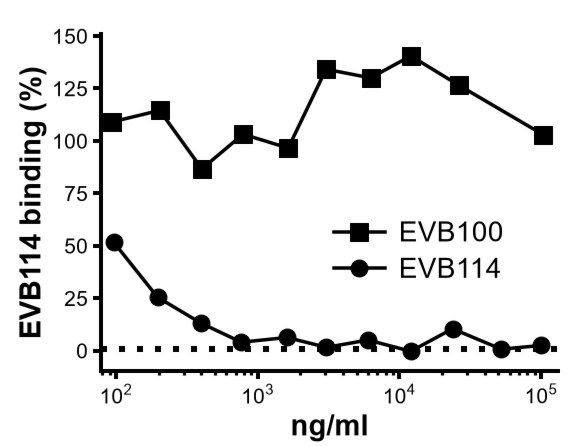
#> input picture examples/er_bw__ansuvimab_1_2_0__p01__v5.png, 586 x 446 px
$ python 3_segment_detection_v2.py --image ../examples/er_bw__ansuvimab_1_2_0__p01__v5.png   (older library calls are emulated)
#> lines starting #> are read from the running program, lines starting #| are printed output that depends on the picture; after the words box and inside, x2 and y2 are one past the last pixel; in counts of white or black regions, pixels touching at a corner belong together
#> in main, img_bgr is the input picture: shape (446, 586, 3); min 0, max 255, mean 235.7
"""
segment_detector.py
===================
Self-contained line-segment detector for scientific charts.

ALGORITHM
---------
  Step 1. Binarise          — threshold to get foreground (black) pixels
  Step 2. Directional probe — for each fg pixel, probe in 24 directions;
                              compute linearity = max_run / perp_run
  Step 3. Segment mask      — keep pixels with linearity >= threshold
                              (rejects marker blobs)
  Step 4. Direction cluster — group segment pixels by direction + connectivity
  Step 5+6. Group→Fit→Extend (single non-iterative step):
              a. Compute PCA segment per cluster (raw fits)
              b. Union-find: group collinear raw segments
              c. Validate groups (anti-chain-drift): use longest member as
                 reference; reject members whose angle or perpendicular
                 distance drifts beyond tolerance
              d. For each validated group, collect ALL pixels → fit ONE PCA
              e. Extend each group-fitted segment along the foreground once
  Step 7. Deduplication     — remove sub-segments that are truly contained
                              within a longer same-line segment
                              (parallel segments are NEVER removed)

USAGE (command line)
--------------------
  # Detect segments in a single image and save visualisation:
  python segment_detector.py --image path/to/chart.png

  # Save results to a specific output directory:
  python segment_detector.py --image path/to/chart.png --out-dir ./results

  # Print detected segments as JSON to stdout (no visualisation):
  python segment_detector.py --image path/to/chart.png --json

  # Tune parameters:
  python segment_detector.py --image chart.png \\
      --binary-thresh 180 \\
      --probe-radius 12 \\
      --linearity-thresh 2.0 \\
      --perp-tol 2.0 \\
      --gap-tol 8.0 \\
      --angle-tol 8.0 \\
      --max-gap 4

PYTHON API
----------
  from segment_detector import detect, detect_debug

  # Simple: returns list of (x1, y1, x2, y2) tuples
  import cv2
  img = cv2.imread('chart.png')
  segments = detect(img)

  # Debug: returns dict with all intermediate results
  result = detect_debug(img)
  segments   = result['segments']       # final (x1,y1,x2,y2) list
  fg_mask    = result['fg_mask']        # Step 1 binary mask
  seg_mask   = result['seg_mask']       # Step 3 linearity mask
  clusters   = result['clusters']       # Step 4 pixel clusters
  segs_raw   = result['segments_raw']   # Step 5a raw PCA segments
  segs_group = result['segments_grouped'] # Step 5d group-fitted segments
"""
from __future__ import annotations
import argparse
import json
import math
import os
import sys
from collections import defaultdict

import cv2
import numpy as np


# ══════════════════════════════════════════════════════════════════════════════
#  PARAMETERS  (all overridable via detect() kwargs or CLI flags)
# ══════════════════════════════════════════════════════════════════════════════
BINARY_THRESH    = 180    # global threshold (0-255); pixels darker than this are fg
PROBE_RADIUS     = 12     # directional probe half-length in pixels
N_DIRECTIONS     = 24     # number of probe directions (evenly spaced over 180°)
LINEARITY_THRESH = 2.0    # min linearity score to classify pixel as segment
MIN_RUN          = 3      # min run length in best direction
DIR_BIN_TOLERANCE = 1     # direction bin tolerance for clustering (bins of 7.5°)
MIN_CLUSTER_PX   = 3      # min pixels per cluster
MIN_SEG_LEN      = 5.0    # min segment length (px)
MIN_ELONGATION   = 1.5    # min PCA eigenvalue ratio for a cluster to be a line

# Merge tolerances
MERGE_PERP_TOL   = 2.0    # max perpendicular distance to merge two segments (px)
MERGE_GAP_TOL    = 8.0    # max gap along line direction to merge (px)
MERGE_ANGLE_TOL  = 8.0    # max angle difference to merge (degrees)

# Extension
EXTEND_MAX_GAP   = 4      # max consecutive background pixels during extension

# Deduplication
DEDUP_DIST_TOL         = 2.0   # max perp distance to consider same-line duplicate (px)
DEDUP_ANGLE_TOL        = 12.0  # max angle difference for dedup
DEDUP_CONTAINMENT      = 0.85  # min fraction of B inside A to remove B
DEDUP_EXTENSION_RATIO  = 1.5   # A must be >= this × longer than B


# ══════════════════════════════════════════════════════════════════════════════
#  STEP 1: BINARISE
# ══════════════════════════════════════════════════════════════════════════════
def _binarise(img_bgr: np.ndarray, thresh: int = BINARY_THRESH) -> np.ndarray:
    """Return binary foreground mask (1 = dark/foreground, 0 = background)."""
#> called with thresh = 180
    gray = cv2.cvtColor(img_bgr, cv2.COLOR_BGR2GRAY)
    adaptive = cv2.adaptiveThreshold(
        gray, 255, cv2.ADAPTIVE_THRESH_GAUSSIAN_C,
        cv2.THRESH_BINARY_INV, blockSize=31, C=15)
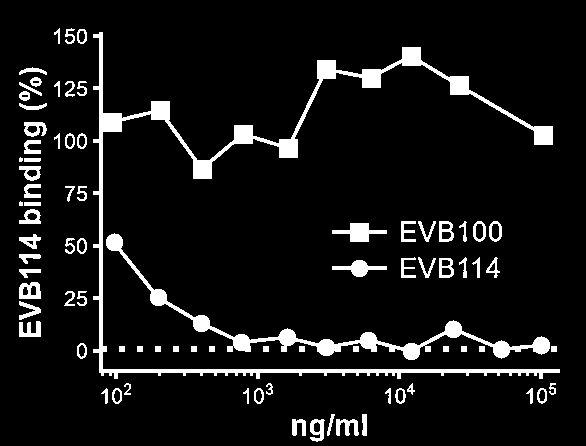
#> adaptive: shape (446, 586); 7.9% white; 82 white regions (2 under 20 px), largest, box (x1, y1, x2, y2) and area: (93, 32, 560, 379) 8692, (106, 233, 550, 360) 4032, (332, 223, 387, 242) 505
    _, global_bin = cv2.threshold(gray, thresh, 255, cv2.THRESH_BINARY_INV)
#> global_bin: shape (446, 586); 8.1% white; 81 white regions (2 under 20 px), largest, box (x1, y1, x2, y2) and area: (93, 32, 560, 379) 8742, (105, 233, 557, 361) 4306, (332, 223, 387, 242) 505
    combined = cv2.bitwise_or(adaptive, global_bin)
    return (combined > 0).astype(np.uint8)


# ══════════════════════════════════════════════════════════════════════════════
#  STEP 2: DIRECTIONAL LINE PROBING
# ══════════════════════════════════════════════════════════════════════════════
def _make_line_kernels(n_dirs: int, radius: int) -> list[np.ndarray]:
    """Create (2*radius+1)×(2*radius+1) line kernels for each of n_dirs directions."""
    kernels = []
    size = 2 * radius + 1
    centre = radius
    for i in range(n_dirs):
        angle = math.pi * i / n_dirs
        kernel = np.zeros((size, size), dtype=np.float32)
        dx = math.cos(angle)
        dy = math.sin(angle)
        for t_sign in [1, -1]:
            for t in range(radius + 1):
                x = int(round(centre + t_sign * t * dx))
                y = int(round(centre + t_sign * t * dy))
                if 0 <= x < size and 0 <= y < size:
                    kernel[y, x] = 1.0
        kernels.append(kernel)
    return kernels


def _directional_runs(fg_mask: np.ndarray, n_dirs: int, radius: int):
    """
    For each foreground pixel, compute the number of foreground pixels within
    radius steps in each of n_dirs directions.

    Returns:
      max_run      (H, W) — maximum run count across all directions
      best_dir_idx (H, W) — direction index with the maximum run
      all_runs     (H, W, n_dirs) — run count per direction
    """
#> called with n_dirs = 24, radius = 12
    fg = fg_mask.astype(np.float32)
    kernels = _make_line_kernels(n_dirs, radius)
    H, W = fg.shape
    all_runs = np.zeros((H, W, n_dirs), dtype=np.float32)
    for i, kernel in enumerate(kernels):
        all_runs[:, :, i] = cv2.filter2D(
            fg, cv2.CV_32F, kernel, borderType=cv2.BORDER_CONSTANT)
    max_run = all_runs.max(axis=2)
    best_dir_idx = all_runs.argmax(axis=2)
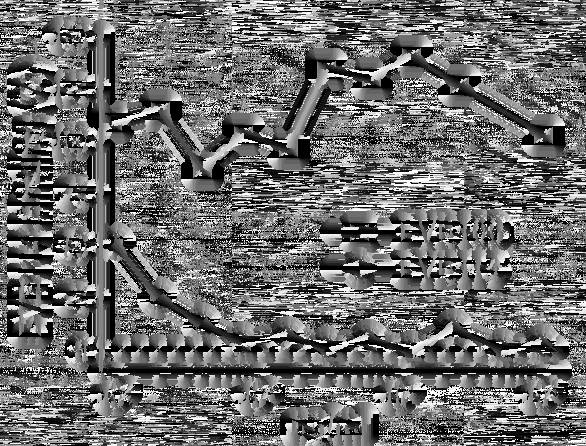
#> best_dir_idx: shape (446, 586) int64; min 0, max 23, mean 9.9; drawn with min black and max white
    return max_run, best_dir_idx, all_runs


# ══════════════════════════════════════════════════════════════════════════════
#  STEP 3: CLASSIFY PIXELS → SEGMENT MASK
# ══════════════════════════════════════════════════════════════════════════════
def _classify_pixels(fg_mask, max_run, best_dir_idx, all_runs,
                     linearity_thresh, min_run, n_dirs) -> tuple[np.ndarray, np.ndarray]:
    """
    A foreground pixel is a 'segment pixel' if:
      linearity = max_run / (perp_run + 1) >= linearity_thresh
      AND max_run >= min_run

    perp_run = run count in the direction perpendicular to best_dir.
    High linearity → pixel lies on a thin line.
    Low linearity  → pixel is part of a blob (marker).
    """
#> called with all_runs = array of shape (446, 586, 24), linearity_thresh = 2, min_run = 3, n_dirs = 24
    H, W = fg_mask.shape
    perp_idx = (best_dir_idx + n_dirs // 2) % n_dirs
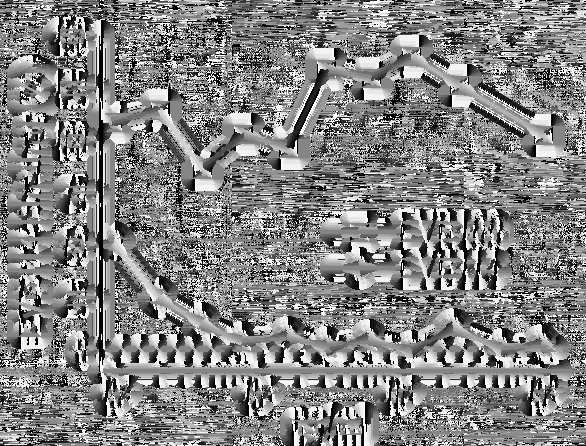
#> perp_idx: shape (446, 586) int64; min 0, max 23, mean 11.9; drawn with min black and max white
    rows = np.arange(H)[:, None].repeat(W, axis=1)
    cols = np.arange(W)[None, :].repeat(H, axis=0)
    perp_run = all_runs[rows, cols, perp_idx]
    linearity = max_run / (perp_run + 1.0)
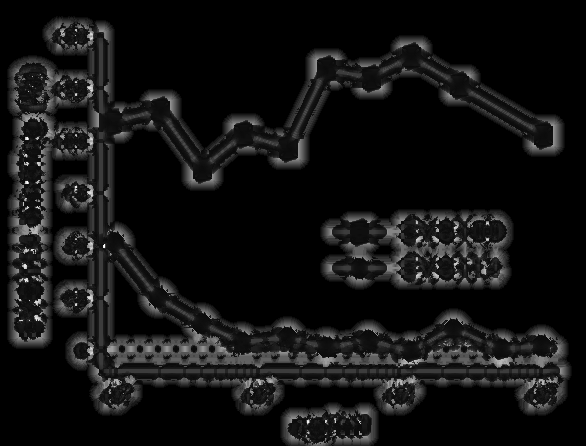
#> linearity: shape (446, 586) float32; min -8.88e-16, max 21, mean 1.5; drawn with min black and max white
    seg_mask = ((fg_mask > 0) &
                (max_run >= min_run) &
                (linearity >= linearity_thresh)).astype(np.uint8)
#> seg_mask: shape (446, 586); values 0 (black) and 1 (white), 3.5% white; 384 white regions (323 under 20 px), largest, box (x1, y1, x2, y2) and area: (93, 244, 560, 375) 2414, (98, 130, 106, 244) 440, (466, 88, 537, 133) 324
    return seg_mask, linearity


# ══════════════════════════════════════════════════════════════════════════════
#  STEP 4: DIRECTION-BASED CLUSTERING
# ══════════════════════════════════════════════════════════════════════════════
def _cluster_by_direction(seg_mask, best_dir_idx, n_dirs,
                          dir_bin_tol, min_cluster_px):
    """
    Group segment pixels into clusters based on direction similarity and
    spatial connectivity (8-connectivity).

    For each direction bin d, create a mask of pixels whose best_dir is within
    dir_bin_tol bins of d, then find connected components.

    Returns:
      clusters      — list of (N, 2) arrays of (y, x) pixel coordinates
      cluster_labels — (H, W) label image
    """
#> called with n_dirs = 24, dir_bin_tol = 1, min_cluster_px = 3
    H, W = seg_mask.shape
    cluster_labels = np.zeros((H, W), dtype=np.int32)
    clusters = []
    next_label = 1
    assigned = np.zeros((H, W), dtype=bool)

    for d in range(n_dirs):
        dir_mask = np.zeros((H, W), dtype=np.uint8)
        for offset in range(-dir_bin_tol, dir_bin_tol + 1):
            target_dir = (d + offset) % n_dirs
            dir_mask |= (best_dir_idx == target_dir).astype(np.uint8)

        combined = (seg_mask > 0) & (dir_mask > 0) & (~assigned)
        if combined.sum() == 0:
            continue

        n_labels, labels = cv2.connectedComponents(
            combined.astype(np.uint8), connectivity=8)

        for label_id in range(1, n_labels):
            component_mask = (labels == label_id)
            if component_mask.sum() < min_cluster_px:
                continue
            ys, xs = np.where(component_mask)
            clusters.append(np.column_stack([ys, xs]))
            cluster_labels[component_mask] = next_label
            assigned[component_mask] = True
            next_label += 1
#> this loop made 24 passes
#> n_labels on passes 1 to 8: 164, 139, 134, 78, 119, 55, 69, 18
#> pass 1, in _cluster_by_direction, `n_labels, labels = cv2.connectedComponents( combined.astype(np.uint8),..`:
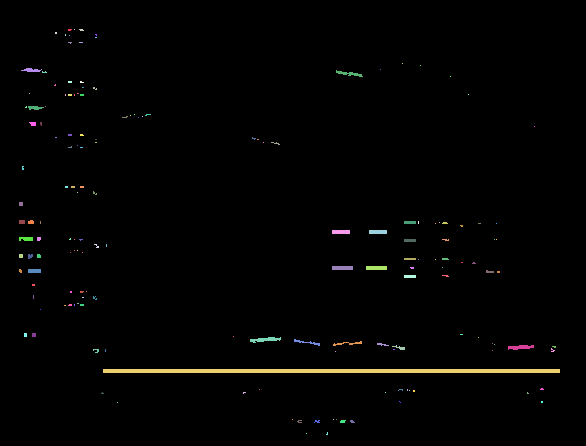
#> labels: shape (446, 586) int32; 164 distinct labels, from 0 to 163; one colour per label, 0 black
#> after the loop:
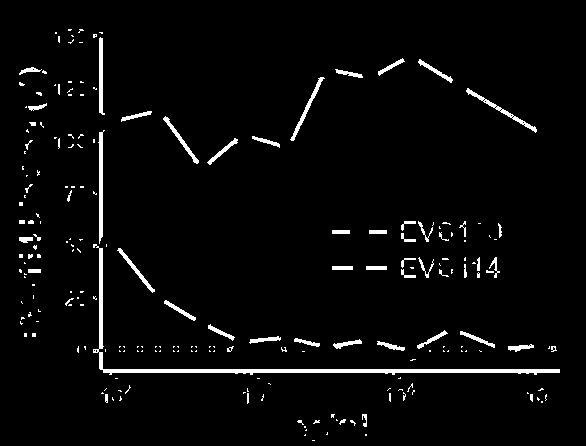
#> assigned: shape (446, 586) bool; 3.3% white; 221 white regions (161 under 20 px), largest, box (x1, y1, x2, y2) and area: (93, 244, 560, 375) 2379, (98, 130, 105, 244) 436, (466, 88, 537, 133) 311
#> after the loop:
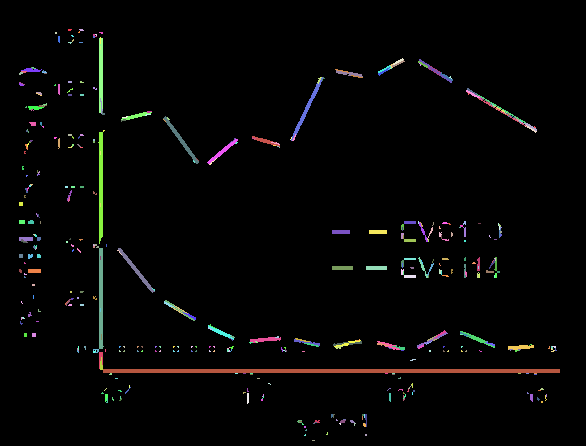
#> cluster_labels: shape (446, 586) int32; 446 distinct labels, from 0 to 445; one colour per label, 0 black
#> (the rest of the program and of its run is left out)
